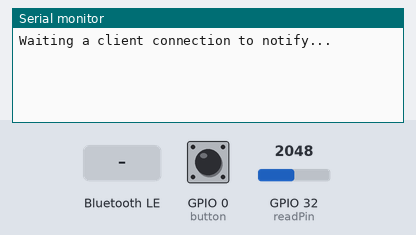
A sketch run on a simulated ESP32. Shown: the last lines printed to the serial monitor. The inputs (shaded band) are chosen by the test bench; at power-on: GPIO 0 (button) HIGH, GPIO 32 (readPin) = 2048. Nothing arrives over Bluetooth unless stated; a phone connects over Bluetooth LE 3 s after start.

Above: at 1.2 s.
1.3 s: Bluetooth LE write "!B11:" received
At 2.2 s:
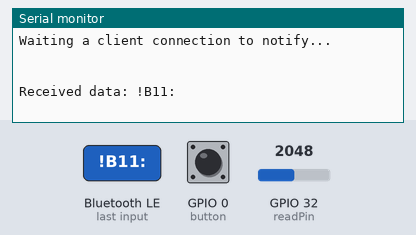
4.3 s: GPIO 0 (button) pulled LOW for 0.15 s
At 5.4 s:
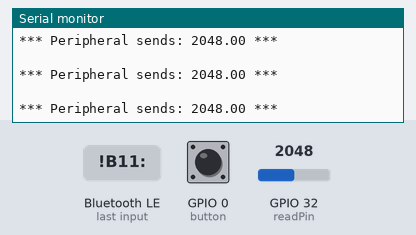
5.9 s: Bluetooth LE write "!B219" received
At 6.9 s:
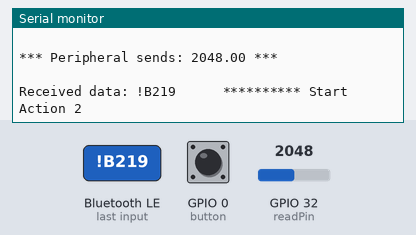
7.4 s: Bluetooth LE write "!B516" received
At 8.1 s:
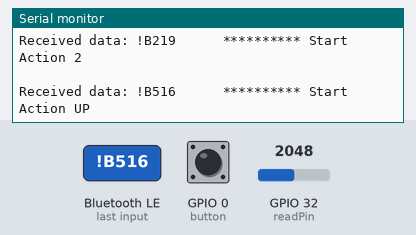
8.9 s: Bluetooth LE write "!B615" received
At 10.1 s:
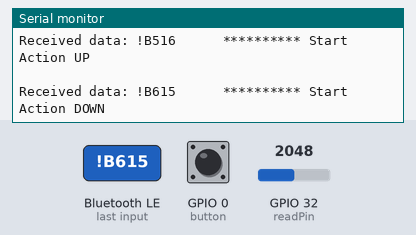
10.4 s: Bluetooth LE write "!B714" received
At 11.6 s:
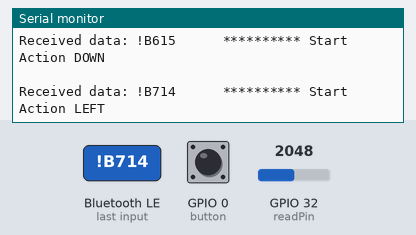

Measured:
- after the input at 1.3 s, the serial monitor: prints a new line after 0.05 s (image 1)
- after the input at 4.3 s, the serial monitor: prints a new line at once (image 2)
- after the input at 5.9 s, the serial monitor: prints a new line after 0.05 s (image 3)
- after the input at 7.4 s, the serial monitor: prints a new line after 0.05 s (image 4)
- after the input at 8.9 s, the serial monitor: prints a new line after 0.05 s (image 5)
- after the input at 10.4 s, the serial monitor: prints a new line after 0.05 s (image 6)

The sketch:

ESP32_UART_Sender.ino
```cpp
#include <SoftwareSerial.h>

String allSentences[100] = {
  "Is there a problem officer?",
  "You're doing great!",
  "Allez on y va"
};

//const char* array[][1] = {{"AA"},{"BBBB"},{"CCCC CCCC"}};


void setup() {
  Serial.begin(9600);

 // delay(4000);

 // Serial.print("array1 size": ); Serial.println(sizeof([][1]));
  //Serial.print("array2 size": ); Serial.println(array[][]);

  // Serial.println(array[0][1]);
  //  Serial.println(array[1][1]);
  //   Serial.println(array[2][1]);
  // put your setup code here, to run once:
  setupBLE();
  //setupMatrix();
}

void loop() {
  // put your main code here, to run repeatedly:
  loopBLE();
  //newLoopMatrix();
}
```

BLE.ino
```cpp
#include <BLEDevice.h>
#include <BLEServer.h>
#include <BLEUtils.h>
#include <BLE2902.h>

BLECharacteristic *pCharacteristic;
bool deviceConnected = false;
float txValue = 0;
const int button = 0;      // button on PIN G0
const int readPin = 32;    // analog pin G32
const int LEDpin = 2;      // LED on pin G2
bool convert = false;
String rxString = "";
std::string rxValue;       // rxValue gathers input data

// UART service UUID data
#define SERVICE_UUID           "6E400001-B5A3-F393-E0A9-E50E24DCCA9E"
#define CHARACTERISTIC_UUID_RX "6E400002-B5A3-F393-E0A9-E50E24DCCA9E"
#define CHARACTERISTIC_UUID_TX "6E400003-B5A3-F393-E0A9-E50E24DCCA9E"

class MyServerCallbacks: public BLEServerCallbacks {
  void onConnect(BLEServer* pServer) {
    deviceConnected = true;
  };
  void onDisconnect(BLEServer* pServer) {
    deviceConnected = false;
  }
};

class MyCallbacks: public BLECharacteristicCallbacks {
  void onWrite(BLECharacteristic *pCharacteristic) {
    std::string rxValue = pCharacteristic->getValue();
    if (rxValue.length() > 0)  {
      convert = true;      // flag to invoke convertControlpad routine
      Serial.println(" ");
      Serial.print("Received data: ");
      for (int i = 0; i < rxValue.length(); i++) {
        Serial.print(rxValue[i]);
        rxString = rxString + rxValue[i]; // build string from received data
      }
    }
  }
};

// ***************************** SETUP *******************************
void setupBLE() {
  //Serial.begin(115200);
  //pinMode(LEDpin, OUTPUT);
  //pinMode(button, INPUT);

  BLEDevice::init("Wim's ESP32 UART"); // give the BLE device a name

  BLEServer *pServer = BLEDevice::createServer(); // create BLE server
  pServer->setCallbacks(new MyServerCallbacks());

  // Create the BLE Service
  BLEService *pService = pServer->createService(SERVICE_UUID);

  // Create a BLE Characteristic
  pCharacteristic = pService->createCharacteristic(
                      CHARACTERISTIC_UUID_TX,
                      BLECharacteristic::PROPERTY_NOTIFY);
  pCharacteristic->addDescriptor(new BLE2902());
  BLECharacteristic *pCharacteristic = pService->createCharacteristic(
                                         CHARACTERISTIC_UUID_RX,
                                         BLECharacteristic::PROPERTY_WRITE);
  pCharacteristic->setCallbacks(new MyCallbacks());

  pService->start(); // start the service

  pServer->getAdvertising()->start(); // start advertising
  Serial.println("Waiting a client connection to notify...");
  Serial.println(" ");
}

// *************************** MAIN PROGRAM *********************************
void loopBLE() {
  if (deviceConnected) {
    txValue = analogRead(readPin);        // pick up value on readPin
    char txString[8];                     // convert the value to a char array
    dtostrf(txValue, 1, 2, txString); // float_val, min_width, decimal_digits, char_buffer
//    pCharacteristic->setValue(&txValue, 1); // to send the integer value
//    pCharacteristic->setValue("Hello!");    // to send a test message
    pCharacteristic->setValue(txString);  // prepare to send array
    if (digitalRead(button) == LOW) {     // send when button is pressed
      pCharacteristic->notify();          // send the value to the app!
      pCharacteristic->setValue(" ");     // send a space
      pCharacteristic->notify();
      digitalWrite(LEDpin, HIGH);         // switch on the LED
      Serial.println(" ");
      Serial.print("*** Peripheral sends: ");
      Serial.print(txString);             // report value on serial line
      Serial.println(" ***");
    }
    else digitalWrite(LEDpin, LOW);
    if (convert) convertControlpad();
  }
  delay(50);
}

// ************************* CONVERT CONTROLPAD CODE ************************
void convertControlpad() {
  convert = false;
  Serial.print("      ");
  if (rxString == "!B11:") Serial.println("********** Start Action 1");
  else if (rxString == "!B219") Serial.println("********** Start Action 2");
  else if (rxString == "!B318") Serial.println("********** Start Action 3");
  else if (rxString == "!B417") Serial.println("********** Start Action 4");
  else if (rxString == "!B516") Serial.println("********** Start Action UP");
  else if (rxString == "!B615") Serial.println("********** Start Action DOWN");
  else if (rxString == "!B714") Serial.println("********** Start Action LEFT");
  else if (rxString == "!B813") Serial.println("********** Start Action RIGHT");
  else if (rxString == "!B10;") Serial.println("********** Stop Action 1");
  else if (rxString == "!B20:") Serial.println("********** Stop Action 2");
  else if (rxString == "!B309") Serial.println("********** Stop Action 3");
  else if (rxString == "!B408") Serial.println("********** Stop Action 4");
  else if (rxString == "!B507") Serial.println("********** Stop Action UP");
  else if (rxString == "!B606") Serial.println("********** Stop Action DOWN");
  else if (rxString == "!B705") Serial.println("********** Stop Action LEFT");
  else if (rxString == "!B804") Serial.println("********** Stop Action RIGHT");
  rxString = "";
}
```

Matrix.ino
```cpp
// // Use this website to calculate the color code: http://www.barth-dev.de/online/rgb565-color-picker/
// uint16_t color_line_1 = 0x99F4;
// uint16_t color_line_2 = 0xE820;

// #define MAX_INPUT 1000

// // This code needs to be compiled for Raspberry Pi Pico
// // It needs Adafruit_Protomatter installed


// #include <Adafruit_Protomatter.h>

// // Special nRF52840 FeatherWing pinout
// uint8_t rgbPins[] = { 6, A5, A1, A0, A4, 11 };
// uint8_t addrPins[] = { 10, 5, 13, 9 };
// uint8_t clockPin = 12;
// uint8_t latchPin = PIN_SERIAL1_RX;
// uint8_t oePin = PIN_SERIAL1_TX;

// // Create a 32-pixel tall, 64 pixel wide matrix with the defined pins
// Adafruit_Protomatter matrix(
//   64, 4, 1, rgbPins, 4, addrPins, clockPin, latchPin, oePin, false);
// // Sundry globals used for animation ---------------------------------------

// int16_t textX = matrix.width(),  // Current text position (X)
//   textY,                         // Current text position (Y)
//   textMin,                       // Text pos. (X) when scrolled off left edge
//   hue = 0;
// char text_line_1[MAX_INPUT];  // Buffer to hold scrolling message text
// char text_line_2[MAX_INPUT];  // Buffer to hold scrolling message text

// // SETUP - RUNS ONCE AT PROGRAM START --------------------------------------

// void setupMatrix() {


//   // Initialize matrix...
//   ProtomatterStatus status = matrix.begin();
//   Serial.print("Protomatter begin() status: ");
//   Serial.println((int)status);
//   if (status != PROTOMATTER_OK) {
//     // DO NOT CONTINUE if matrix setup encountered an error.
//     for (;;)
//       ;
//   }

//   // Unlike the "simple" example, we don't do any drawing in setup().
//   // But we DO initialize some things we plan to animate...

//   // Set up the scrolling message...
//   sprintf(text_line_1, "Jason Bruges Studio artwork text here");
//   sprintf(text_line_2, "Second Line of text to be printed");

//   //matrix.setFont(&FreeSans9pt7b);  // Use nice bitmap font
//   matrix.setTextWrap(false);  // Allow text off edge

//   int16_t x1, y1;
//   uint16_t w;
//   uint16_t h;                                                 //
//   matrix.getTextBounds(text_line_1, 0, 0, &x1, &y1, &w, &h);  // How big is it?
//   textMin = -w;                                               // All text is off left edge when it reaches this point
//                                                               // textY = matrix.height() / 2 - (y1 + h / 2); // Center text vertically
//   textY = 100;
//   // Note: when making scrolling text like this, the setTextWrap(false)
//   // call is REQUIRED (to allow text to go off the edge of the matrix),
//   // AND it must be BEFORE the getTextBounds() call (or else that will
//   // return the bounds of "wrapped" text).

//   // Set up the colors of the bouncy balls.
//   // ballcolor[0] = matrix.color565(0, 20, 0); // Dark green
//   // ballcolor[1] = matrix.color565(0, 0, 20); // Dark blue
//   // ballcolor[2] = matrix.color565(20, 0, 0); // ark red
// }


// bool noFont = true;
// // LOOP - RUNS REPEATEDLY AFTER SETUP --------------------------------------
// unsigned long prevMill;
// int interval = 25;
// int pos_text_line_1 = 16;
// int pos_text_line_2 = 48;

// int interval_scrollSentence = 5000;
// int internal_newSentence = 30000;
// int interval_fps = 25;

// unsigned long prevMill_scrollSentence = 0;
// unsigned long prevMill_newSentence = 0;
// unsigned long prevMill_fps = 0;


// int xposition = 64;
// void newLoopMatrix() {

//   if(millis() - prevMill_scrollSentence) {
//     prevMill_scrollSentence  = millis();

//     xposition = 64;
//   }


//   if (millis() - prevMill_fps > interval_fps) {
//     prevMill_fps = millis();

//     matrix.fillScreen(0);  // Fill background black

//     // Draw the big scrolly text
//     matrix.setTextColor(color_line_1);
//     matrix.setCursor(textX, 10);
//     matrix.print(text_line_1);

//     matrix.setTextColor(color_line_2);
//     matrix.setCursor(textX, 20);
//     matrix.print(text_line_2);

//     if(xposition > 0) xposition--;

//     matrix.show();

//   }


// }

// void loopMatrix(void) {

//   if (millis() - prevMill > interval) {
//     prevMill = millis();

//     // Every frame, we clear the background and draw everything anew.
//     // This happens "in the background" with double buffering, that's
//     // why you don't see everything flicker. It requires double the RAM,
//     // so it's not practical for every situation.

//     matrix.fillScreen(0);  // Fill background black

//     // Draw the big scrolly text
//     matrix.setTextColor(color_line_1);

//     matrix.setCursor(textX, 10);


//     matrix.print(text_line_1);

//     matrix.setTextColor(color_line_2);

//     matrix.setCursor(textX, 20);

//     matrix.print(text_line_2);

//     // Update text position for next frame. If text goes off the
//     // left edge, reset its position to be off the right edge.
//     if ((--textX) < textMin) textX = matrix.width();

//     matrix.show();
//   }


//   //delay(10); // 20 milliseconds = ~50 frames/second

//   readtext_line_1ing();
// }

// void readtext_line_1ing() {
//   if (Serial.available() > 0)
//     processIncomingByte(Serial.read());
// }

// void process_data(char* data) {

//   if (data[0] == '2') {
//     Serial.print("Updating Line 2: ");

//     if (data[2] == 'x') {
//       Serial.print("Updating Line 2 color: ");

//       int newColor;
//       char arrayColor[4];
//       arrayColor[0] = data[3];
//       arrayColor[1] = data[4];
//       arrayColor[2] = data[5];
//       arrayColor[3] = data[6];
//       newColor = (int)strtol(arrayColor, NULL, 16);
//       //newColor = atoi(arrayColor);
//       //sscanf(arrayColor, "%i", &newColor);
//       Serial.print(" / int: ");
//       Serial.println(newColor);

//       color_line_2 = newColor;
//     } else {
//       for (int i = 1; i < MAX_INPUT; i++) {
//         text_line_2[i - 1] = data[i];
//       }
//     }

//     Serial.println(text_line_2);

//   } else if (data[0] == '1') {


//     if (data[2] == 'x') {
//       Serial.print("Updating Line 1 color: ");

//       int newColor;
//       char arrayColor[4];
//       arrayColor[0] = data[3];
//       arrayColor[1] = data[4];
//       arrayColor[2] = data[5];
//       arrayColor[3] = data[6];
//       newColor = (int)strtol(arrayColor, NULL, 16);
//       //newColor = atoi(arrayColor);
//       //sscanf(arrayColor, "%i", &newColor);
//       //Serial.print(" / int: "); Serial.println(newColor);

//       color_line_1 = newColor;
//     } else {
//       // if (data[0] == '1') {

//       Serial.print("Updating Line 1: ");

//       for (int i = 1; i < MAX_INPUT; i++) {
//         text_line_1[i - 1] = data[i];
//       }
//     }
//     // }
//     // else {
//     //   for (int i = 0; i < MAX_INPUT; i++) {
//     //     text_line_1[i] = data[i];
//     //   }
//     //}
//     Serial.println(text_line_1);

//   } else if (data[0] == 's') {

//     Serial.print("Updating Speed: ");

//     int new_speed;
//     char newSpeed[3];
//     newSpeed[0] = data[1];
//     newSpeed[1] = data[2];
//     newSpeed[2] = data[3];
//     new_speed = (int)strtol(newSpeed, NULL, 16);
//     Serial.println(new_speed);
//     interval = constrain(new_speed, 1, 100);


//   } else  // else if (data[0] == 'F') {

//     // Serial.print("Updating Font: ");


//     if (strcmp(data, "FontReset") == 0) {
//       Serial.println("NO FONT");
//       matrix.setFont(NULL);  // Use nice bitmap font
//       noFont = true;
//     } else {
//       noFont = false;
//     }
//   Serial.println(data);

//   matrix.show();
//   // (strcmp(data, "FreeMono9pt7b.h") == 0) ? "Good day." : "Good evening.";

//   // if (strcmp(data, "FreeMono9pt7b.h") == 0) {
//   //   Serial.println("Found FreeMono9pt7b ");
//   // }

//   // }

// }  // end of process_data


// void processIncomingByte(const byte inByte) {
//   static char input_line[MAX_INPUT];
//   static unsigned int input_pos = 0;

//   switch (inByte) {

//     case '\n':                    // end of text
//       input_line[input_pos] = 0;  // terminating null byte

//       // terminator reached! process input_line here ...
//       process_data(input_line);

//       // reset buffer for next time
//       input_pos = 0;
//       break;

//     case '\r':  // discard carriage return
//       break;

//     default:
//       // keep adding if not full ... allow for terminating null byte
//       if (input_pos < (MAX_INPUT - 1))
//         input_line[input_pos++] = inByte;
//       break;

//   }  // end of switch

// }  // end of processIncomingByte
```
